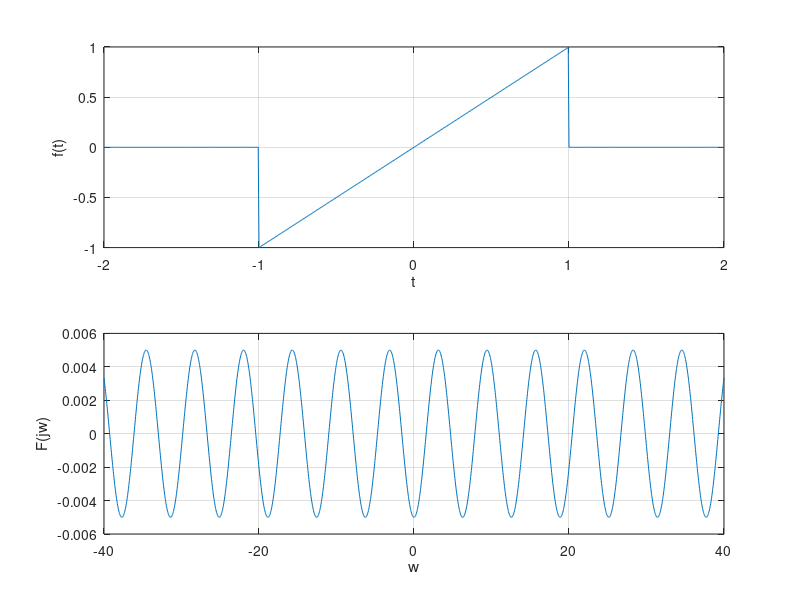
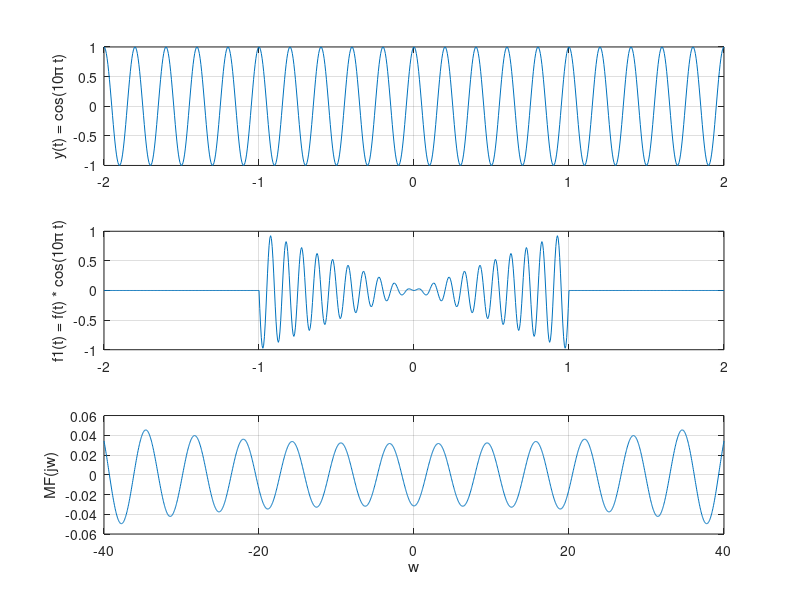

MATLAB code for these plots, in order:
R = 0.005;
t = -2:R:2;

z1 = (t + 1) >= 0;
z2 = (t - 1) >= 0;
z3 = z1 - z2;

f = t .* z3;

w1 = 40;
N = 1000;
k = -N:N;
w = k * w1 / N;
F = f * exp(-1i * t' * w) * R;
Fudu = real(F);

figure(1);
subplot(2,1,1);
plot(t, f);
xlabel('t');
ylabel('f(t)');
grid on;

subplot(2,1,2);
plot(w, Fudu);
xlabel('w');
ylabel('F(jw)');
grid on;

mf = f .* sin(20 * pi * t);

figure(2);
subplot(3,1,1);
plot(t, cos(10 * pi * t));
ylabel('y(t) = cos(10\pi t)');
grid on;

subplot(3,1,2);
plot(t, mf);
ylabel('f1(t) = f(t) * cos(10\pi t)');
grid on;

MF = mf * exp(-1i * t' * w) * R;
MFudu = real(MF);

subplot(3,1,3);
plot(w, MFudu);
xlabel('w');
ylabel('MF(jw)');
grid on;